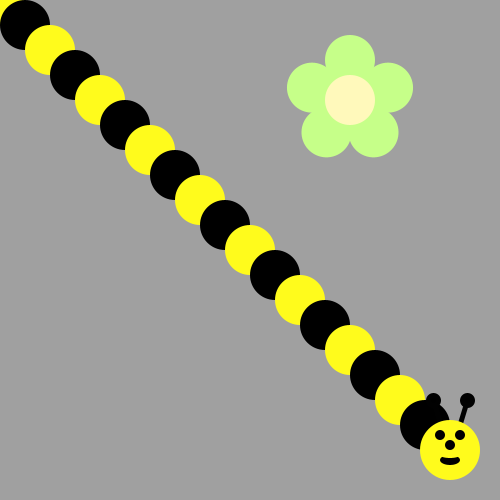
Frame 1 (no input)
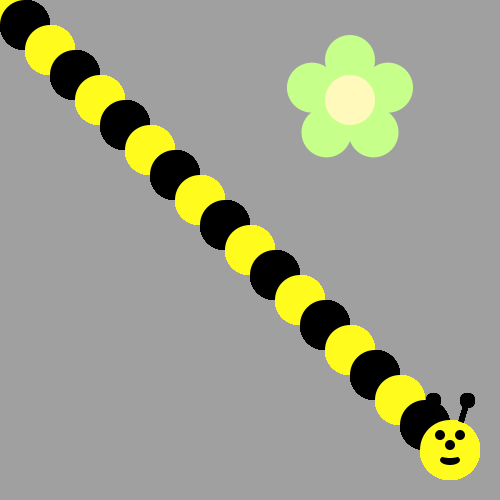
Frame 60 (the mouse pressed at the canvas centre just before this capture)
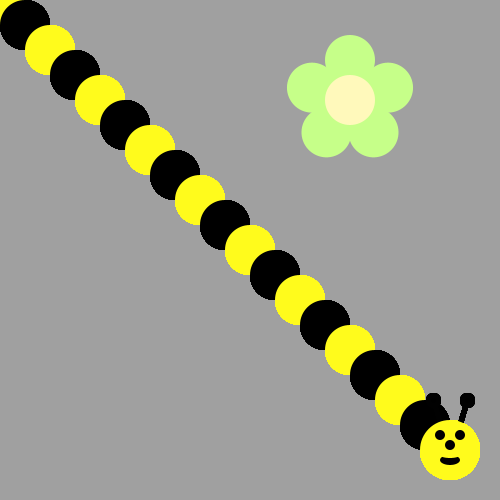
Frame 120 (the mouse held since frame 60 and released just before this capture)

The Processing sketch that drew these frames (run headless with seeded random() and noise(); from frame 60 on, the mouse is pressed at the canvas centre):

// Processing sketch: BumbleBee2
// ── BumbleBee2.pde
void draw() {
/*Use a loop to make a body for the Bee!
Then put his head on using drawBeeFace(x,y)
Use Modulo to make the colors alternate 
*/




for (int i=0; i<19; i++) {
 if (i%2==1) {
 fill (0,0,0);  
 }
 else {
  fill (255, 251, 28); 
 }
  ellipse(i*25, i*25, 50, 50);
}
  drawBeeFace(450,450);

}
void drawFlower(int x, int y) {                
     noStroke();
     translate(x, y);
     // draw 5 petals, rotating after each one
     fill(#c6ff89);      // green
      for (int i = 0; i < 5; i++) {
           ellipse(0, -40, 50, 50);
          rotate(radians(72));
     }
     fill(#fff9bb); // light yellow
     ellipse(0, 0, 50, 50);
} 
void drawBeeFace(int BeeFaceX, int BeeFaceY) {
     noStroke();
     fill(0, 0, 0);
     stroke(1);
     strokeWeight(5);
     line(BeeFaceX-10, BeeFaceY-27, BeeFaceX-17, BeeFaceY-50);
     line(BeeFaceX+10, BeeFaceY-27, BeeFaceX+17, BeeFaceY-50);
     ellipse(BeeFaceX-17, BeeFaceY-50, 10, 10);
     ellipse(BeeFaceX+17, BeeFaceY-50, 10, 10);
     noStroke();
     fill(255, 251, 28);
     ellipse(BeeFaceX, BeeFaceY, 60, 60); // face
     fill(255, 237, 209);
     fill(0,0,0);
      ellipse(BeeFaceX-10, BeeFaceY-15, 10, 10); // eyes
     ellipse(BeeFaceX+10, BeeFaceY-15, 10, 10);
      ellipse(BeeFaceX, BeeFaceY-5, 10, 10); // nose
      ellipse(BeeFaceX, BeeFaceY+10, 20, 10);// mouth
     fill(255, 251, 28);
     ellipse(BeeFaceX, BeeFaceY+5, 20, 6);
}

void setup() {
     ellipseMode(CENTER);
     size(500, 500);
     background(160, 160, 160);
      drawFlower(350, 100);
}
